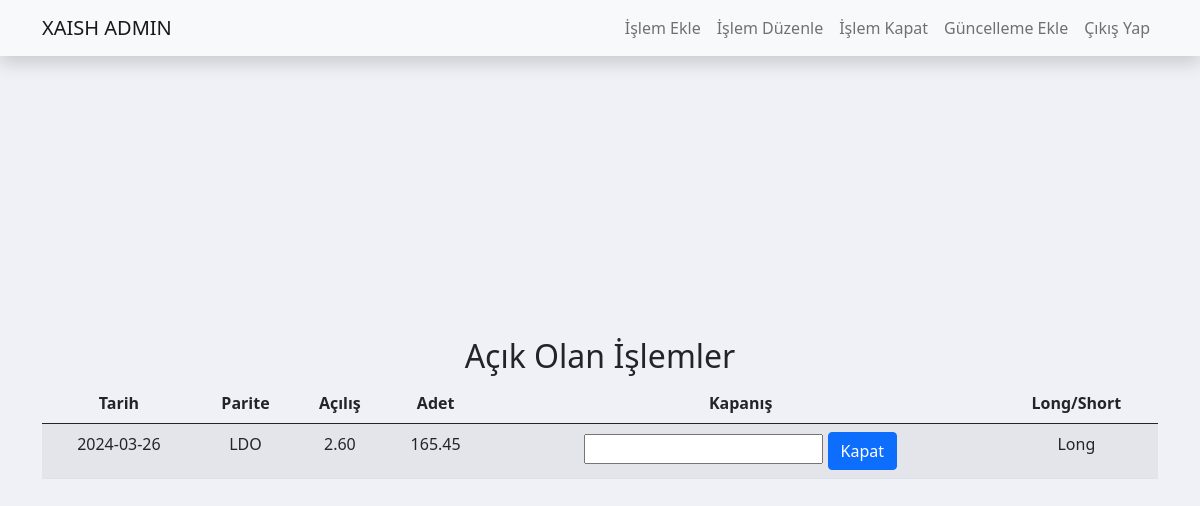
/admin/main/islemkapat.php (signed in), run on the app's committed database.
### tables this page shows
CREATE TABLE `islem_liste` (
  `islem_id` int(11) NOT NULL,
  `tarih` date NOT NULL DEFAULT current_timestamp(),
  `parite` varchar(255) NOT NULL,
  `acilis` text NOT NULL,
  `liq_fiyat` text NOT NULL,
  `kar_zarar` decimal(10,2) DEFAULT NULL,
  `kapanis` text DEFAULT NULL,
  `long_short` varchar(10) NOT NULL,
  `acik_mi` int(11) NOT NULL DEFAULT 1,
  `adet` text NOT NULL,
  `marjin` text NOT NULL,
  `kaldirac` text NOT NULL
);

### admin/main/islemkapat.php (the view, shortened to what this page needs)
<?php include 'adminheader.php'; ?>
<?php
$stmt = $pdo->prepare("SELECT * FROM islem_liste WHERE acik_mi = 1");
$stmt->execute();
$acikIslemler = $stmt->fetchAll();
?>
<header class="masthead">
    <div class="container h-100">
        <div class="row h-100 align-items-center">
            <div class="col-12 text-center">
                <h2>Açık Olan İşlemler</h2>
                <?php if ($acikIslemler): ?>
				<div class="table-responsive">
                    <table class="table table-striped table-hover">
                        <thead>
                            <tr>
                                <th>Tarih</th>
                                <th>Parite</th>
                                <th>Açılış</th>
                                <th>Adet</th>
                                <th>Kapanış</th>
                                <th>Long/Short</th>
                            </tr>
                        </thead>
                        <tbody>
                            <?php foreach ($acikIslemler as $row): ?>
                                <tr>
                                    <td><?= $row['tarih'] ?></td>
                                    <td><?= $row['parite'] ?></td>
                                    <td><?= $row['acilis'] ?></td>
                                    <td><?= $row['adet'] ?></td>
                                    <td>
                                        <form action="/admin/main/islemkapat.php" method="post">
                                            <input type="text" name="kapanis" required>
                                            <button type="submit" class="btn btn-primary">Kapat</button>
                                        </form>
                                    </td>
                                    <td><?= $row['long_short'] ?></td>
                                </tr>
                            <?php endforeach; ?>
                        </tbody>
					</table>
				</div>
                <?php else: ?>
                    <p>Açık işlem bulunmamaktadır.</p>
                <?php endif; ?>
            </div>
        </div>
    </div>
</header>

### assets/xaish.css (style rules this page uses)
body { background-color: #EFF1F6; height: 100vh; }
.masthead { height: 100vh; min-height: 500px; background-color: #EFF1F6; background-size: 200% 200%; margin-top: 1rem; }

### data on the page
islem_liste: tarih "2024-03-26", parite "LDO", acilis "2.60", adet "165.45", long_short "Long"
